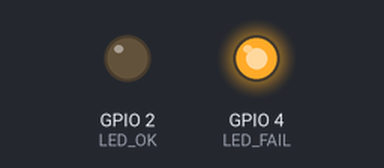
Simulated run of this sketch. Board: ESP32. Parts: output pins drawn as LEDs (lit = HIGH). WiFi joins after 1.5 s; servers stay silent unless stated; uploads are accepted with an empty reply; what the sketch prints to the serial monitor is not drawn.

Above: at 0.1 s.
At 11.8 s:
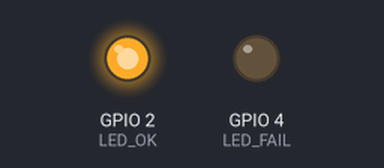
Timing chart, 0 to 13.3 s (numbered marks = the images above):
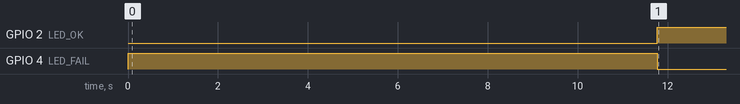

The sketch:

citylive_device.ino
```cpp
#include <WiFi.h>
#include <HTTPClient.h>
#include <WiFiClientSecure.h>
#include <ArduinoJson.h>

const int LED_OK = 2;
const int LED_FAIL = 4;

const char* WIFI_SSID = "TU_WIFI";
const char* WIFI_PASSWORD = "TU_PASSWORD";

const char* DEVICE_ID = "device_31849";
const float LATITUDE = 3.4510f;
const float LONGITUDE = -76.5322f;

const char* BACKEND_URL = "https://citylive.onrender.com/ubicacion";
const char* DEVICE_API_KEY = "";

const unsigned long WIFI_RETRY_DELAY_MS = 10000UL;
const unsigned long SEND_INTERVAL_MS = 60000UL;
const uint8_t POST_MAX_RETRIES = 3;

const char* ROOT_CA = R"EOF(
-----BEGIN CERTIFICATE-----
MIIFazCCA1OgAwIBAgIRAIIQz7DSQONZRGPgu2OCiwAwDQYJKoZIhvcNAQELBQAwTzELMAkGA1UE
BhMCVVMxKTAnBgNVBAoTIEludGVybmV0IFNlY3VyaXR5IFJlc2VhcmNoIEdyb3VwMRUwEwYDVQQD
EwxJU1JHIFJvb3QgWDEwHhcNMTUwNjA0MTEwNDM4WhcNMzUwNjA0MTEwNDM4WjBPMQswCQYDVQQG
EwJVUzEpMCcGA1UEChMgSW50ZXJuZXQgU2VjdXJpdHkgUmVzZWFyY2ggR3JvdXAxFTATBgNVBAMT
DElTUkcgUm9vdCBYMTCCAiIwDQYJKoZIhvcNAQEBBQADggIPADCCAgoCggIBAK3oJHP0FDfzm54r
Vygch77ct984kIxuPOZXoHj3dcKi/vVqbvYATyjb3miGbESTtrFj/RQSa78f0uoxmyF+0TM8ukj1
3Xnfs7j/EvEhmkvBioZxaUpmZmyPfjxwv60pIgbz5MDmgK7iS4+3mX6UA5/TR5d8mUgjU+g4rk8K
b4Mu0UlXjIB0ttov0DiNewNwIRt18jA8+o+u3dpjq+sWT8KOEUt+zwvo/7V3LvSye0rgTBIlDHCN
Aymg4VMk7BPZ7hm/ELNKjD+Jo2FR3qyHB5T0Y3HsLuJvW5iB4YlcNHlsdu87kGJ55tukmi8mxdAQ
4Q7e2RCOFvu396j3x+UCB5iPNgiV5+I3lg02dZ77DnKxHZu8A/lJBdiB3QW0KtZB6awBdpUKD9jf
1b0SHzUvKBds0pjBqAlkd25HN7rOrFleaJ1/ctaJxQZBKT5ZPt0m9STJEadao0xAH0ahmbWnOlFu
hjuefXKnEgV4We0+UXgVCwOPjdAvBbI+e0ocS3MFEvzG6uBQE3xDk3SzynTnjh8BCNAw1FtxNrQH
usEwMFxIt4I7mKZ9YIqioymCzLq9gwQbooMDQaHWBfEbwrbwqHyGO0aoSCqI3Haadr8faqU9GY/r
OPNk3sgrDQoo//fb4hVC1CLQJ13hef4Y53CIrU7m2Ys6xt0nUW7/vGT1M0NPAgMBAAGjQjBAMA4G
A1UdDwEB/wQEAwIBBjAPBgNVHRMBAf8EBTADAQH/MB0GA1UdDgQWBBR5tFnme7bl5AFzgAiIyBpY
9umbbjANBgkqhkiG9w0BAQsFAAOCAgEAVR9YqbyyqFDQDLHYGmkgJykIrGF1XIpu+ILlaS/V9lZL
ubhzEFnTIZd+50xx+7LSYK05qAvqFyFWhfFQDlnrzuBZ6brJFe+GnY+EgPbk6ZGQ3BebYhtF8GaV
0nxvwuo77x/Py9auJ/GpsMiu/X1+mvoiBOv/2X/qkSsisRcOj/KKNFtY2PwByVS5uCbMiogziUwt
hDyC3+6WVwW6LLv3xLfHTjuCvjHIInNzktHCgKQ5ORAzI4JMPJ+GslWYHb4phowim57iaztXOoJw
TdwJx4nLCgdNbOhdjsnvzqvHu7UrTkXWStAmzOVyyghqpZXjFaH3pO3JLF+l+/+sKAIuvtd7u+Nx
e5AW0wdeRlN8NwdCjNPElpzVmbUq4JUagEiuTDkHzsxHpFKVK7q4+63SM1N95R1NbdWhscdCb+ZA
JzVcoyi3B43njTOQ5yOf+1CceWxG1bQVs5ZufpsMljq4Ui0/1lvh+wjChP4kqKOJ2qxq4RgqsahD
YVvTH9w7jXbyLeiNdd8XM2w9U/t7y0Ff/9yi0GE44Za4rF2LN9d11TPAmRGunUHBcnWEvgJBQl9n
JEiU0Zsnvgc/ubhPgXRR4Xq37Z0j4r7g1SgEEzwxA57demyPxgcYxn/eR44/KJ4EBs+lVDR3veyJ
m+kXQ99b21/+jh5Xos1AnX5iItreGCc=
-----END CERTIFICATE-----
)EOF";

unsigned long lastWifiAttempt = 0;
unsigned long lastSend = 0;

void updateLeds() {
  const bool connected = WiFi.status() == WL_CONNECTED;
  digitalWrite(LED_OK, connected ? HIGH : LOW);
  digitalWrite(LED_FAIL, connected ? LOW : HIGH);
}

bool connectWiFi() {
  if (WiFi.status() == WL_CONNECTED) {
    updateLeds();
    return true;
  }

  const unsigned long now = millis();
  if (now - lastWifiAttempt < WIFI_RETRY_DELAY_MS) {
    updateLeds();
    return false;
  }

  lastWifiAttempt = now;
  Serial.printf("\n[WiFi] Conectando a %s\n", WIFI_SSID);

  WiFi.disconnect(true, false);
  delay(250);
  WiFi.mode(WIFI_STA);
  WiFi.begin(WIFI_SSID, WIFI_PASSWORD);

  const unsigned long start = millis();
  while (WiFi.status() != WL_CONNECTED && millis() - start < 20000UL) {
    delay(500);
    Serial.print(".");
    updateLeds();
  }

  if (WiFi.status() == WL_CONNECTED) {
    Serial.println("\n[WiFi] Conectado");
    Serial.print("[WiFi] IP: ");
    Serial.println(WiFi.localIP());
    updateLeds();
    return true;
  }

  Serial.println("\n[WiFi] No fue posible conectar");
  updateLeds();
  return false;
}

String buildPayload() {
  StaticJsonDocument<128> payload;
  payload["dispositivoId"] = DEVICE_ID;
  payload["lat"] = LATITUDE;
  payload["lng"] = LONGITUDE;

  String json;
  serializeJson(payload, json);
  return json;
}

bool postUbicacion() {
  if (WiFi.status() != WL_CONNECTED && !connectWiFi()) {
    Serial.println("[HTTP] Sin WiFi, se cancela el envio");
    return false;
  }

  WiFiClientSecure client;
  client.setCACert(ROOT_CA);

  HTTPClient http;
  http.setConnectTimeout(10000);
  http.setTimeout(10000);

  if (!http.begin(client, BACKEND_URL)) {
    Serial.println("[HTTP] No fue posible iniciar la conexion HTTPS");
    return false;
  }

  http.addHeader("Content-Type", "application/json");
  if (strlen(DEVICE_API_KEY) > 0) {
    http.addHeader("x-device-key", DEVICE_API_KEY);
  }

  const String payload = buildPayload();
  Serial.print("[HTTP] Enviando payload: ");
  Serial.println(payload);

  const int httpCode = http.POST(payload);

  if (httpCode <= 0) {
    Serial.print("[HTTP] Error de transporte: ");
    Serial.println(http.errorToString(httpCode));
    http.end();
    return false;
  }

  const String response = http.getString();
  Serial.printf("[HTTP] Codigo: %d\n", httpCode);
  Serial.print("[HTTP] Respuesta: ");
  Serial.println(response);

  http.end();

  return httpCode >= 200 && httpCode < 300;
}

bool sendWithRetry() {
  for (uint8_t attempt = 1; attempt <= POST_MAX_RETRIES; ++attempt) {
    Serial.printf("[SEND] Intento %u de %u\n", attempt, POST_MAX_RETRIES);

    if (postUbicacion()) {
      Serial.println("[SEND] Ubicacion enviada correctamente");
      return true;
    }

    if (attempt < POST_MAX_RETRIES) {
      Serial.println("[SEND] Reintentando en 3 segundos...");
      delay(3000);
    }
  }

  Serial.println("[SEND] No fue posible enviar la ubicacion");
  return false;
}

void setup() {
  Serial.begin(115200);
  pinMode(LED_OK, OUTPUT);
  pinMode(LED_FAIL, OUTPUT);
  updateLeds();

  connectWiFi();
  sendWithRetry();
  lastSend = millis();
}

void loop() {
  updateLeds();

  if (WiFi.status() != WL_CONNECTED) {
    connectWiFi();
  }

  if (millis() - lastSend >= SEND_INTERVAL_MS) {
    sendWithRetry();
    lastSend = millis();
  }

  delay(250);
}
```

Measured:
- by itself, GPIO 2 (LED_OK): LOW → HIGH at 11.8 s
- by itself, GPIO 4 (LED_FAIL): HIGH → LOW at 11.8 s
